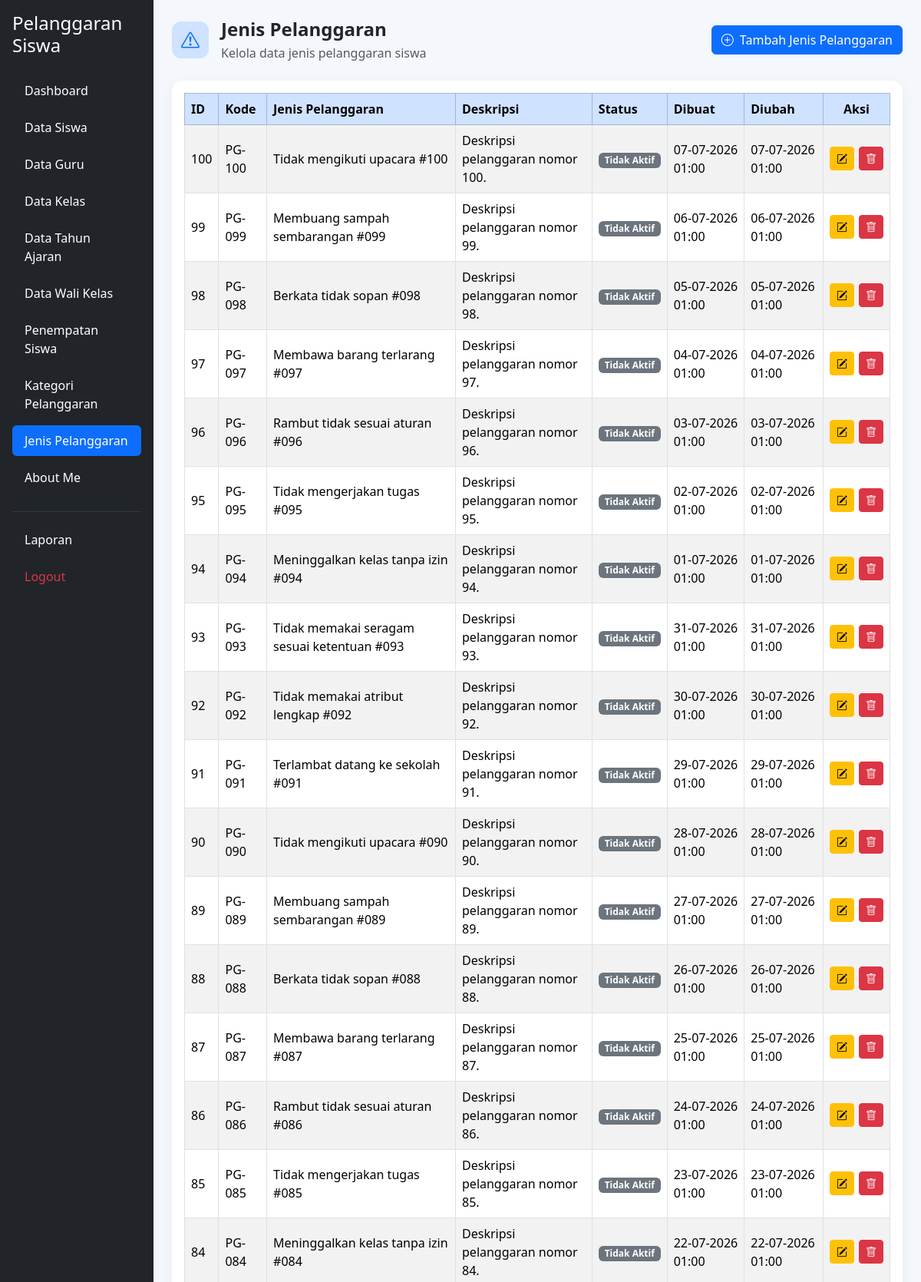
/kelola_jenis_pelanggaran.php (signed in, upper part), run on the app's committed database.
### tables this page shows
CREATE TABLE `t_pelanggaran` (
  `id` int(11) NOT NULL,
  `pelanggaran_kategori_id` int(11) DEFAULT NULL,
  `kode` varchar(30) DEFAULT NULL,
  `nama` varchar(150) DEFAULT NULL,
  `poin` int(11) NOT NULL,
  `deskripsi` text NOT NULL,
  `status_aktif` tinyint(1) NOT NULL,
  `created_at` timestamp NOT NULL DEFAULT current_timestamp(),
  `updated_at` timestamp NOT NULL DEFAULT current_timestamp()
);

### kelola_jenis_pelanggaran.php (the view, shortened to what this page needs)
<?php
include 'config/koneksi.php';
$sql = "SELECT
            id,
            kode,
            nama,
            deskripsi,
            status_aktif,
            created_at,
            updated_at
        FROM t_pelanggaran
        ORDER BY id DESC";
$query = mysqli_query($koneksi, $sql);
?>
<!DOCTYPE html>
<html lang="id">
<head>
    <link href="https://cdn.jsdelivr.net/npm/bootstrap@5.3.8/dist/css/bootstrap.min.css" rel="stylesheet">
    <link href="https://cdn.jsdelivr.net/npm/bootstrap-icons@1.11.3/font/bootstrap-icons.min.css" rel="stylesheet">
    <link href="https://cdn.datatables.net/2.3.4/css/dataTables.bootstrap5.min.css" rel="stylesheet">
</head>
<body>
<div class="container-fluid">
    <div class="row">
        <?php include 'layout/sidebar.php'; ?>
        <main class="col-md-9 col-lg-10 p-4">
            <div class="d-flex justify-content-between align-items-center mb-4">
                <div class="d-flex align-items-center gap-3">
                    <div class="page-icon">
                        <i class="bi bi-exclamation-triangle"></i>
                    </div>
                    <div>
                        <h4 class="mb-1 fw-bold">Jenis Pelanggaran</h4>
                        <p class="text-muted mb-0">
                            Kelola data jenis pelanggaran siswa
                        </p>
                    </div>
                </div>
                <a href="tambah_jenis_pelanggaran.php" class="btn btn-primary">
                    <i class="bi bi-plus-circle me-1"></i>
                    Tambah Jenis Pelanggaran
                </a>
            </div>
            <div class="card content-card">
                <div class="card-body">
                    <div class="table-responsive">
                        <table id="tabelPelanggaran"
                               class="table table-striped table-hover table-bordered align-middle w-100">
                            <thead class="table-primary">
                                <tr>
                                    <th>ID</th>
                                    <th>Kode</th>
                                    <th>Jenis Pelanggaran</th>
                                    <th>Deskripsi</th>
                                    <th>Status</th>
                                    <th>Dibuat</th>
                                    <th>Diubah</th>
                                    <th class="text-center">Aksi</th>
                                </tr>
                            </thead>
                            <tbody>
                                <?php while ($data = mysqli_fetch_assoc($query)) : ?>
                                    <tr>
                                        <td>
                                            <?= htmlspecialchars($data['id']); ?>
                                        </td>
                                        <td>
                                            <?= htmlspecialchars($data['kode']); ?>
                                        </td>
                                        <td>
                                            <?= htmlspecialchars($data['nama']); ?>
                                        </td>
                                        <td>
                                            <?= htmlspecialchars($data['deskripsi'] ?? '-'); ?>
                                        </td>
                                        <td>
                                            <?php if ($data['status_aktif'] == 'aktif') : ?>
                                                <span class="badge bg-success">Aktif</span>
                                            <?php else : ?>
                                                <span class="badge bg-secondary">Tidak Aktif</span>
                                            <?php endif; ?>
                                        </td>
                                        <td>
                                            <?= !empty($data['created_at'])
                                                ? date('d-m-Y H:i', strtotime($data['created_at']))
                                                : '-'; ?>
                                        </td>
                                        <td>
                                            <?= !empty($data['updated_at'])
                                                ? date('d-m-Y H:i', strtotime($data['updated_at']))
                                                : '-'; ?>
                                        </td>
                                        <td>
                                            <div class="action-buttons">
                                                <a href="edit_jenis_pelanggaran.php?id=<?= $data['id']; ?>"
                                                   class="btn btn-warning btn-sm"
                                                   title="Edit">
                                                    <i class="bi bi-pencil-square"></i>
                                                </a>
                                                <a href="hapus_jenis_pelanggaran.php?id=<?= $data['id']; ?>"
                                                   class="btn btn-danger btn-sm"
                                                   title="Hapus"
                                                   onclick="return confirm('Yakin ingin menghapus jenis pelanggaran ini?')">
                                                    <i class="bi bi-trash"></i>
                                                </a>
                                            </div>
                                        </td>
                                    </tr>
                                <?php endwhile; ?>
                            </tbody>
                        </table>
                    </div>
                </div>
            </div>
        </main>
    </div>
</div>
</body>
</html>

### kelola_jenis_pelanggaran.php (style rules this page uses)
body { background-color: #f4f7fb; }
.content-card { border: none; border-radius: 14px; box-shadow: 0 4px 18px rgba(0, 0, 0, 0.05); }
.page-icon { width: 48px; height: 48px; display: flex; align-items: center; justify-content: center; border-radius: 12px; background-color: #cfe2ff; color: #0d6efd; font-size: 24px; }
.table th, .table td { vertical-align: middle; }
.table thead th { white-space: nowrap; }
.action-buttons { display: flex; justify-content: center; gap: 6px; }

### data on the page
t_pelanggaran: id "100", kode "PG-100", nama "Tidak mengikuti upacara #100", deskripsi "Deskripsi pelanggaran nomor 100.", status_aktif "Tidak Aktif", created_at "07-07-2026 01:00", updated_at "07-07-2026 01:00"
t_pelanggaran: id "99", kode "PG-099", nama "Membuang sampah sembarangan #099", deskripsi "Deskripsi pelanggaran nomor 99.", status_aktif "Tidak Aktif", created_at "06-07-2026 01:00", updated_at "06-07-2026 01:00"
t_pelanggaran: id "98", kode "PG-098", nama "Berkata tidak sopan #098", deskripsi "Deskripsi pelanggaran nomor 98.", status_aktif "Tidak Aktif", created_at "05-07-2026 01:00", updated_at "05-07-2026 01:00"
t_pelanggaran: id "97", kode "PG-097", nama "Membawa barang terlarang #097", deskripsi "Deskripsi pelanggaran nomor 97.", status_aktif "Tidak Aktif", created_at "04-07-2026 01:00", updated_at "04-07-2026 01:00"
t_pelanggaran: id "96", kode "PG-096", nama "Rambut tidak sesuai aturan #096", deskripsi "Deskripsi pelanggaran nomor 96.", status_aktif "Tidak Aktif", created_at "03-07-2026 01:00", updated_at "03-07-2026 01:00"
t_pelanggaran: id "95", kode "PG-095", nama "Tidak mengerjakan tugas #095", deskripsi "Deskripsi pelanggaran nomor 95.", status_aktif "Tidak Aktif", created_at "02-07-2026 01:00", updated_at "02-07-2026 01:00"
t_pelanggaran: id "94", kode "PG-094", nama "Meninggalkan kelas tanpa izin #094", deskripsi "Deskripsi pelanggaran nomor 94.", status_aktif "Tidak Aktif", created_at "01-07-2026 01:00", updated_at "01-07-2026 01:00"
t_pelanggaran: id "93", kode "PG-093", nama "Tidak memakai seragam sesuai ketentuan #093", deskripsi "Deskripsi pelanggaran nomor 93.", status_aktif "Tidak Aktif", created_at "31-07-2026 01:00", updated_at "31-07-2026 01:00"
t_pelanggaran: id "92", kode "PG-092", nama "Tidak memakai atribut lengkap #092", deskripsi "Deskripsi pelanggaran nomor 92.", status_aktif "Tidak Aktif", created_at "30-07-2026 01:00", updated_at "30-07-2026 01:00"
t_pelanggaran: id "91", kode "PG-091", nama "Terlambat datang ke sekolah #091", deskripsi "Deskripsi pelanggaran nomor 91.", status_aktif "Tidak Aktif", created_at "29-07-2026 01:00", updated_at "29-07-2026 01:00"
t_pelanggaran: id "90", kode "PG-090", nama "Tidak mengikuti upacara #090", deskripsi "Deskripsi pelanggaran nomor 90.", status_aktif "Tidak Aktif", created_at "28-07-2026 01:00", updated_at "28-07-2026 01:00"
t_pelanggaran: id "89", kode "PG-089", nama "Membuang sampah sembarangan #089", deskripsi "Deskripsi pelanggaran nomor 89.", status_aktif "Tidak Aktif", created_at "27-07-2026 01:00", updated_at "27-07-2026 01:00"
t_pelanggaran: id "88", kode "PG-088", nama "Berkata tidak sopan #088", deskripsi "Deskripsi pelanggaran nomor 88.", status_aktif "Tidak Aktif", created_at "26-07-2026 01:00", updated_at "26-07-2026 01:00"
t_pelanggaran: id "87", kode "PG-087", nama "Membawa barang terlarang #087", deskripsi "Deskripsi pelanggaran nomor 87.", status_aktif "Tidak Aktif", created_at "25-07-2026 01:00", updated_at "25-07-2026 01:00"
t_pelanggaran: id "86", kode "PG-086", nama "Rambut tidak sesuai aturan #086", deskripsi "Deskripsi pelanggaran nomor 86.", status_aktif "Tidak Aktif", created_at "24-07-2026 01:00", updated_at "24-07-2026 01:00"
t_pelanggaran: id "85", kode "PG-085", nama "Tidak mengerjakan tugas #085", deskripsi "Deskripsi pelanggaran nomor 85.", status_aktif "Tidak Aktif", created_at "23-07-2026 01:00", updated_at "23-07-2026 01:00"
t_pelanggaran: id "84", kode "PG-084", nama "Meninggalkan kelas tanpa izin #084", deskripsi "Deskripsi pelanggaran nomor 84.", status_aktif "Tidak Aktif", created_at "22-07-2026 01:00", updated_at "22-07-2026 01:00"
